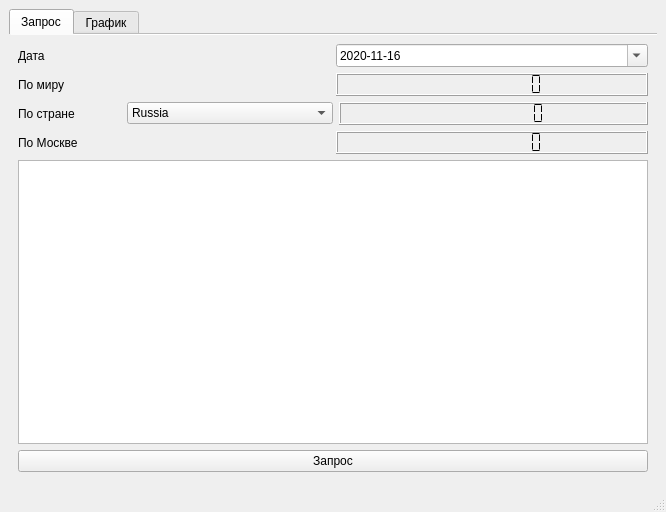
<?xml version="1.0" encoding="UTF-8"?>
<ui version="4.0">
 <class>MainWindow</class>
 <widget class="QMainWindow" name="MainWindow">
  <property name="geometry">
   <rect>
    <x>0</x>
    <y>0</y>
    <width>666</width>
    <height>512</height>
   </rect>
  </property>
  <property name="windowTitle">
   <string>Заболеваемость COVID-19</string>
  </property>
  <property name="styleSheet">
   <string notr="true"/>
  </property>
  <widget class="QWidget" name="centralwidget">
   <layout class="QVBoxLayout" name="verticalLayout">
    <item>
     <widget class="QTabWidget" name="tabWidget">
      <property name="autoFillBackground">
       <bool>true</bool>
      </property>
      <property name="currentIndex">
       <number>0</number>
      </property>
      <property name="documentMode">
       <bool>true</bool>
      </property>
      <widget class="QWidget" name="tab_simple">
       <attribute name="title">
        <string>Запрос</string>
       </attribute>
       <layout class="QVBoxLayout" name="verticalLayout_3">
        <item>
         <layout class="QHBoxLayout" name="horizontalLayout_3" stretch="0,0">
          <item>
           <widget class="QLabel" name="label_2">
            <property name="text">
             <string>Дата</string>
            </property>
           </widget>
          </item>
          <item>
           <widget class="QDateEdit" name="dateEdit">
            <property name="dateTime">
             <datetime>
              <hour>0</hour>
              <minute>0</minute>
              <second>0</second>
              <year>2020</year>
              <month>11</month>
              <day>16</day>
             </datetime>
            </property>
            <property name="maximumDate">
             <date>
              <year>2021</year>
              <month>12</month>
              <day>31</day>
             </date>
            </property>
            <property name="minimumDate">
             <date>
              <year>2020</year>
              <month>3</month>
              <day>15</day>
             </date>
            </property>
            <property name="displayFormat">
             <string>yyyy-MM-dd</string>
            </property>
            <property name="calendarPopup">
             <bool>true</bool>
            </property>
           </widget>
          </item>
         </layout>
        </item>
        <item>
         <layout class="QHBoxLayout" name="horizontalLayout">
          <item>
           <widget class="QLabel" name="label">
            <property name="text">
             <string>По миру</string>
            </property>
           </widget>
          </item>
          <item>
           <widget class="QLCDNumber" name="lcdNumber_world">
            <property name="font">
             <font>
              <weight>50</weight>
              <bold>false</bold>
             </font>
            </property>
            <property name="autoFillBackground">
             <bool>false</bool>
            </property>
            <property name="frameShape">
             <enum>QFrame::Box</enum>
            </property>
            <property name="frameShadow">
             <enum>QFrame::Raised</enum>
            </property>
            <property name="lineWidth">
             <number>1</number>
            </property>
            <property name="digitCount">
             <number>10</number>
            </property>
            <property name="segmentStyle">
             <enum>QLCDNumber::Flat</enum>
            </property>
            <property name="value" stdset="0">
             <double>0.000000000000000</double>
            </property>
           </widget>
          </item>
         </layout>
        </item>
        <item>
         <layout class="QHBoxLayout" name="horizontalLayout_2" stretch="1,2,3">
          <item>
           <widget class="QLabel" name="label_3">
            <property name="text">
             <string>По стране</string>
            </property>
           </widget>
          </item>
          <item>
           <widget class="QComboBox" name="comboBox">
            <item>
             <property name="text">
              <string>Russia</string>
             </property>
            </item>
            <item>
             <property name="text">
              <string>Japan</string>
             </property>
            </item>
            <item>
             <property name="text">
              <string>China</string>
             </property>
            </item>
           </widget>
          </item>
          <item>
           <widget class="QLCDNumber" name="lcdNumber_rus">
            <property name="digitCount">
             <number>10</number>
            </property>
            <property name="segmentStyle">
             <enum>QLCDNumber::Flat</enum>
            </property>
           </widget>
          </item>
         </layout>
        </item>
        <item>
         <layout class="QHBoxLayout" name="horizontalLayout_4">
          <item>
           <widget class="QLabel" name="label_4">
            <property name="text">
             <string>По Москве</string>
            </property>
           </widget>
          </item>
          <item>
           <widget class="QLCDNumber" name="lcdNumber_mos">
            <property name="digitCount">
             <number>10</number>
            </property>
            <property name="segmentStyle">
             <enum>QLCDNumber::Flat</enum>
            </property>
           </widget>
          </item>
         </layout>
        </item>
        <item>
         <widget class="QTextEdit" name="textEdit"/>
        </item>
        <item>
         <widget class="QPushButton" name="pb_request">
          <property name="text">
           <string>Запрос</string>
          </property>
         </widget>
        </item>
       </layout>
      </widget>
      <widget class="QWidget" name="tab_plot">
       <attribute name="title">
        <string>График</string>
       </attribute>
       <layout class="QVBoxLayout" name="verticalLayout_2" stretch="0,0,0,1">
        <item>
         <layout class="QHBoxLayout" name="horizontalLayout_5">
          <property name="spacing">
           <number>2</number>
          </property>
          <item>
           <widget class="QLabel" name="label_6">
            <property name="text">
             <string>Начало</string>
            </property>
            <property name="alignment">
             <set>Qt::AlignRight|Qt::AlignTrailing|Qt::AlignVCenter</set>
            </property>
           </widget>
          </item>
          <item>
           <widget class="QDateEdit" name="dateEdit_start">
            <property name="maximumDate">
             <date>
              <year>2020</year>
              <month>12</month>
              <day>31</day>
             </date>
            </property>
            <property name="minimumDate">
             <date>
              <year>2020</year>
              <month>6</month>
              <day>1</day>
             </date>
            </property>
            <property name="displayFormat">
             <string>yyyy-MM-dd</string>
            </property>
            <property name="calendarPopup">
             <bool>true</bool>
            </property>
           </widget>
          </item>
          <item>
           <widget class="QLabel" name="label_5">
            <property name="text">
             <string>Конец</string>
            </property>
            <property name="alignment">
             <set>Qt::AlignRight|Qt::AlignTrailing|Qt::AlignVCenter</set>
            </property>
           </widget>
          </item>
          <item>
           <widget class="QDateEdit" name="dateEdit_end">
            <property name="maximumDate">
             <date>
              <year>2020</year>
              <month>12</month>
              <day>31</day>
             </date>
            </property>
            <property name="minimumDate">
             <date>
              <year>2020</year>
              <month>6</month>
              <day>1</day>
             </date>
            </property>
            <property name="displayFormat">
             <string>yyyy-MM-dd</string>
            </property>
            <property name="calendarPopup">
             <bool>true</bool>
            </property>
           </widget>
          </item>
         </layout>
        </item>
        <item>
         <widget class="QPushButton" name="pushButton_plot">
          <property name="text">
           <string>Построить график</string>
          </property>
         </widget>
        </item>
        <item>
         <widget class="QProgressBar" name="progressBar">
          <property name="enabled">
           <bool>false</bool>
          </property>
          <property name="value">
           <number>0</number>
          </property>
         </widget>
        </item>
        <item>
         <layout class="QVBoxLayout" name="plotLayout"/>
        </item>
       </layout>
      </widget>
     </widget>
    </item>
   </layout>
  </widget>
  <widget class="QMenuBar" name="menubar">
   <property name="geometry">
    <rect>
     <x>0</x>
     <y>0</y>
     <width>666</width>
     <height>21</height>
    </rect>
   </property>
  </widget>
  <widget class="QStatusBar" name="statusbar"/>
 </widget>
 <resources/>
 <connections/>
</ui>
